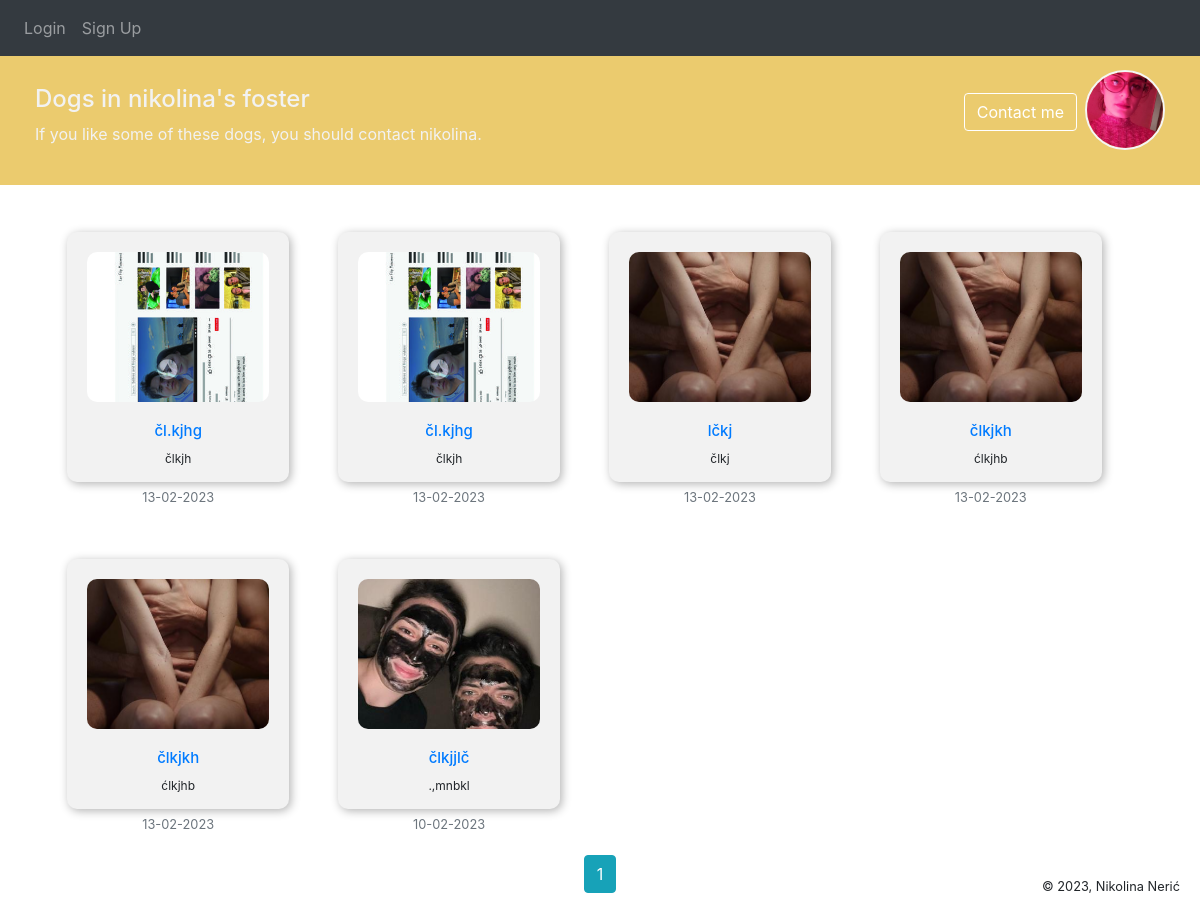
The app's page /profile/1 with its own data.
### website/models.py (models this page shows, shortened)
class User(db.Model, UserMixin):
    id = db.Column(db.Integer, primary_key = True)
    email = db.Column(db.String(150), unique = True)
    password = db.Column(db.String(150))
    first_name = db.Column(db.String(150))
    image_file = db.Column(db.String(150), nullable=False, default='default.jpg')
    notes = db.relationship('Note', backref ='author', lazy = True)
    user_info = db.relationship('UserInfo', backref = 'info', uselist = False)

class Note(db.Model):
    id = db.Column(db.Integer, primary_key = True)
    title = db.Column(db.String(150))
    data = db.Column(db.String(10000))
    image_file = db.Column(db.String(150), nullable=False)
    date_posted = db.Column(db.DateTime(timezone = True), default = func.now())
    user_id = db.Column(db.Integer, db.ForeignKey('user.id'))
    dog_info = db.relationship('DogInfo', backref = 'user', uselist = False)

### website/views.py (the view)
def user(user_id, page = 1):
    author = User.query.filter_by(id = user_id).first()
    page = request.args.get('page', 1, type=int)
    posts = Note.query.filter_by(user_id = user_id).order_by(Note.date_posted.desc()).paginate(page=page, per_page=10)
    return render_template('user.html', posts = posts, user = current_user, author = author)

### website/templates/user.html (shortened to what this page needs)
{% extends "base.html" %} {% block title %}Foster parent{% endblock %}
    {% block content %}
      <div class ="colored-strip">
        <img class="rounded-circle article-img" src="{{ url_for('static', filename='profile_pics/' + author.image_file) }}" style="width: 80px; height: 80px; object-fit: cover; border: 2px solid; border-color: whitesmoke; float: right; margin-top: -15px;">
        {% if author.id != current_user.id %}
        <a href="/home" class="btn btn-outline-info btn-outline-info m-2" style="float: right;">Contact me</a>
        <h4 text-align = "center">Dogs in {{ author.first_name }}'s foster</h4>
        <h7 text-align = "center">If you like some of these dogs, you should contact {{ author.first_name }}. </h7>
        {% endif %}
      </div>
      <br>
      <br>
      <br>
      <br>
      <br>
          {% for post in posts %}
              <div class="dog-card">
                <img src="{{ url_for('static', filename='profile_pics/' + post.image_file) }}" alt="dog" />
                <h2><a href="{{ url_for('post', post_id = post.id )}}">{{ post.title }} </a></h2>
                <p>{{ post.data }} </p>
                <small class="text-muted">{{ post.date_posted.strftime('%d-%m-%Y')}}</small>
              </div>
          {% endfor %}
          <div class="pagination">
          {% if author.id != current_user.id %}
            {% for page_num in posts.iter_pages(left_edge=1, right_edge=1, left_current=1, right_current=2) %}
              {% if page_num %}
                {% if posts.page == page_num %}
                  <a class="btn btn-info mb-4" style="margin: 4px"; href="{{ url_for('user', user_id = author.id, page=page_num) }}">{{ page_num }}</a>
                {% else %}
                  <a class="btn btn-outline-info mb-4" href="{{ url_for('user', user_id = author.id, page=page_num) }}">{{ page_num }}</a>
                {% endif %}
              {% else %}
                ...
              {% endif %}
            {% endfor %}
        {% endif %}
          </div>
      {% endblock %}

### website/templates/base.html (style rules this page uses)
html, body { margin: 0; height: 100%;; }

### website/templates/user.html (style rules this page uses)
.dog-card { display: inline-block; width: 20%; margin: 2%; margin-top: 5%; text-align: center; vertical-align: top; flex-direction: column; align-items: center; height: 250px; background-color: #f2f2f2; border-radius: 10px; padding: 20px; box-shadow: 2px 2px 10px rgba(0, 0, 0, 0.3); }
.dog-card img { width: 100%; height: 150px; object-fit: cover; border-radius: 10px; margin-bottom: 20px; }
.dog-card h2 { font-size: 15px; margin-bottom: 10px; }
.dog-card p { font-size: 12px; }
.pagination { display: flex; justify-content: center; margin-top: 20px; }
.colored-strip { position: absolute; left: 0; right: 0; top: 50px; width: 100%; background-color: #ebcb6e; padding: 35px; color:#f2f2f2 }
.btn-outline-info { color: #ffffff; border-color: #ffffff; }

### records on screen
User: image_file (picture), first_name "nikolina"
Note: image_file (picture), title "čl.kjhg", data "člkjh", date_posted "13-02-2023"
Note: image_file (picture), title "čl.kjhg", data "člkjh", date_posted "13-02-2023"
Note: image_file (picture), title "lčkj", data "člkj", date_posted "13-02-2023"
Note: image_file (picture), title "člkjkh", data "ćlkjhb", date_posted "13-02-2023"
Note: image_file (picture), title "člkjkh", data "ćlkjhb", date_posted "13-02-2023"
Note: image_file (picture), title "člkjjlč", data ".,mnbkl", date_posted "10-02-2023"

### other values on screen
{{ page_num }} "1"
